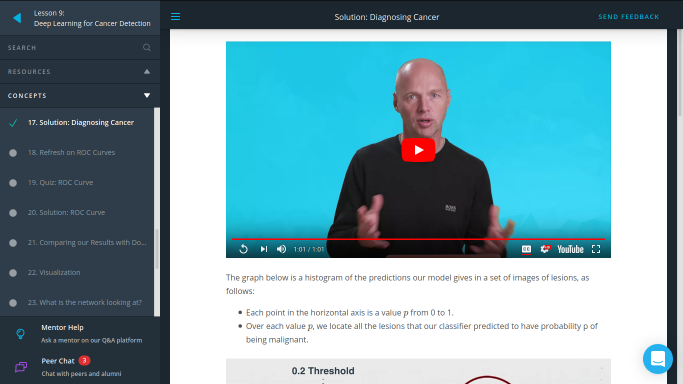
#> input picture First class/map.png, 1366 x 768 px (shown at 1/2 size)
$ python 'Ploting shapes.py'
#> lines starting #> are read from the running program, lines starting #| are printed output that depends on the picture; after the words box and inside, x2 and y2 are one past the last pixel; in counts of white or black regions, pixels touching at a corner belong together
import cv2 as cv

img = cv.imread("map.png")  # plot a line
#> img is the input picture: shape (768, 1366, 3); mean B, G, R 168.2, 157.8, 118.9

cv.line(img, (100, 50), (400, 20), (255, 0, 0), 3)
'''(image, start_point, end_point, color, thickness)
   (img, (First dot(W, H)), (Second dot(167, 234)), (Color of line(B, G, R))
   , Thickness)'''

cv.rectangle(img, (100, 100), (200, 200), (255, 0, 0), 3)
'''plot a rectangle
    (image, start_point, end_point, color, thickness)
   (img, (First dot up left corner(W, H)),
   (Second dot down right corner(167, 234)), (Color of line(B, G, R))
   , Thickness)
'''

cv.circle(img, (150, 150), 100, (0, 255, 0), 3)
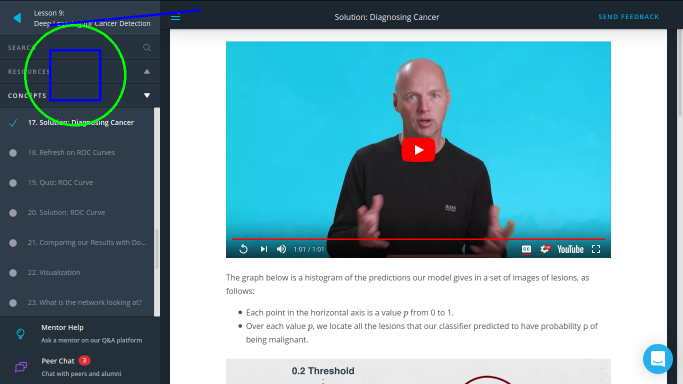
#> img: shape (768, 1366, 3) (shown at 1/2 size); mean B, G, R 168.5, 158.1, 118.6
'''(image, (middle dot), dimiter,(color), thickness) '''

cv.putText(img, "udacity", (120, 150), cv.FONT_HERSHEY_DUPLEX, 0.60, (0, 255, 0), 1)
#> img: shape (768, 1366, 3); 0.02% of pixels changed, all inside (x1, y1, x2, y2) = (122, 137, 188, 155)
'''Writing a text(image, text, (start point, font, size, color, thickness)'''


cv.imshow("frame", img)

cv.waitKey(0)

cv.destroyAllWindows()
